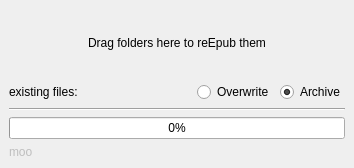
<?xml version="1.0" encoding="UTF-8"?>
<ui version="4.0">
 <class>MainWindow</class>
 <widget class="QMainWindow" name="MainWindow">
  <property name="geometry">
   <rect>
    <x>0</x>
    <y>0</y>
    <width>354</width>
    <height>168</height>
   </rect>
  </property>
  <property name="sizePolicy">
   <sizepolicy hsizetype="Fixed" vsizetype="Fixed">
    <horstretch>0</horstretch>
    <verstretch>0</verstretch>
   </sizepolicy>
  </property>
  <property name="acceptDrops">
   <bool>true</bool>
  </property>
  <property name="windowTitle">
   <string>reEpub</string>
  </property>
  <property name="windowIcon">
   <iconset resource="res.qrc">
    <normaloff>:/icons/logo.ico</normaloff>:/icons/logo.ico</iconset>
  </property>
  <widget class="QWidget" name="centralwidget">
   <property name="enabled">
    <bool>true</bool>
   </property>
   <property name="acceptDrops">
    <bool>false</bool>
   </property>
   <layout class="QVBoxLayout" name="verticalLayout">
    <item>
     <widget class="QLabel" name="labelIntro">
      <property name="sizePolicy">
       <sizepolicy hsizetype="Preferred" vsizetype="MinimumExpanding">
        <horstretch>0</horstretch>
        <verstretch>0</verstretch>
       </sizepolicy>
      </property>
      <property name="acceptDrops">
       <bool>false</bool>
      </property>
      <property name="layoutDirection">
       <enum>Qt::LeftToRight</enum>
      </property>
      <property name="text">
       <string>Drag folders here to reEpub them</string>
      </property>
      <property name="alignment">
       <set>Qt::AlignCenter</set>
      </property>
     </widget>
    </item>
    <item>
     <layout class="QHBoxLayout" name="horizontalLayout">
      <item>
       <widget class="QLabel" name="label">
        <property name="sizePolicy">
         <sizepolicy hsizetype="MinimumExpanding" vsizetype="Preferred">
          <horstretch>0</horstretch>
          <verstretch>0</verstretch>
         </sizepolicy>
        </property>
        <property name="text">
         <string>existing files:</string>
        </property>
       </widget>
      </item>
      <item>
       <widget class="QRadioButton" name="radioButtonOverwrite">
        <property name="acceptDrops">
         <bool>true</bool>
        </property>
        <property name="text">
         <string>Overwrite</string>
        </property>
       </widget>
      </item>
      <item>
       <widget class="QRadioButton" name="radioButtonArchive">
        <property name="text">
         <string>Archive</string>
        </property>
        <property name="checked">
         <bool>true</bool>
        </property>
       </widget>
      </item>
     </layout>
    </item>
    <item>
     <widget class="Line" name="line">
      <property name="orientation">
       <enum>Qt::Horizontal</enum>
      </property>
     </widget>
    </item>
    <item>
     <widget class="QProgressBar" name="progressBarRunning">
      <property name="enabled">
       <bool>true</bool>
      </property>
      <property name="value">
       <number>0</number>
      </property>
      <property name="textVisible">
       <bool>true</bool>
      </property>
     </widget>
    </item>
    <item>
     <widget class="QLabel" name="labelProgress">
      <property name="enabled">
       <bool>false</bool>
      </property>
      <property name="text">
       <string>moo</string>
      </property>
     </widget>
    </item>
   </layout>
  </widget>
 </widget>
 <resources>
  <include location="res.qrc"/>
 </resources>
 <connections/>
</ui>
